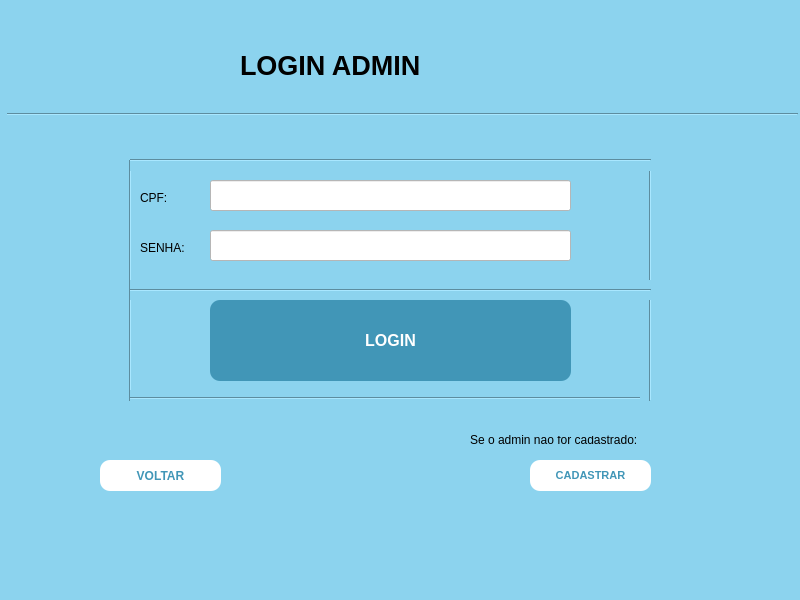
<?xml version="1.0" encoding="UTF-8"?>
<ui version="4.0">
 <class>MainWindow</class>
 <widget class="QMainWindow" name="MainWindow">
  <property name="geometry">
   <rect>
    <x>0</x>
    <y>0</y>
    <width>800</width>
    <height>600</height>
   </rect>
  </property>
  <property name="font">
   <font>
    <pointsize>10</pointsize>
    <weight>50</weight>
    <bold>false</bold>
   </font>
  </property>
  <property name="windowTitle">
   <string>MainWindow</string>
  </property>
  <property name="styleSheet">
   <string notr="true">background-color: rgb(140, 211, 238);  /* Cor de fundo */</string>
  </property>
  <property name="animated">
   <bool>true</bool>
  </property>
  <widget class="QWidget" name="centralwidget">
   <widget class="QLabel" name="label">
    <property name="geometry">
     <rect>
      <x>240</x>
      <y>40</y>
      <width>301</width>
      <height>51</height>
     </rect>
    </property>
    <property name="font">
     <font>
      <pointsize>20</pointsize>
      <weight>75</weight>
      <bold>true</bold>
     </font>
    </property>
    <property name="frameShape">
     <enum>QFrame::NoFrame</enum>
    </property>
    <property name="text">
     <string>LOGIN ADMIN</string>
    </property>
    <property name="textFormat">
     <enum>Qt::AutoText</enum>
    </property>
    <property name="alignment">
     <set>Qt::AlignLeading|Qt::AlignLeft|Qt::AlignVCenter</set>
    </property>
   </widget>
   <widget class="Line" name="line">
    <property name="geometry">
     <rect>
      <x>7</x>
      <y>99</y>
      <width>791</width>
      <height>31</height>
     </rect>
    </property>
    <property name="orientation">
     <enum>Qt::Horizontal</enum>
    </property>
   </widget>
   <widget class="QLineEdit" name="lineEdit">
    <property name="geometry">
     <rect>
      <x>210</x>
      <y>180</y>
      <width>361</width>
      <height>31</height>
     </rect>
    </property>
    <property name="styleSheet">
     <string notr="true">background-color: white;  /* Cor de fundo */</string>
    </property>
   </widget>
   <widget class="QLabel" name="label_2">
    <property name="geometry">
     <rect>
      <x>140</x>
      <y>190</y>
      <width>41</width>
      <height>16</height>
     </rect>
    </property>
    <property name="text">
     <string>CPF:</string>
    </property>
   </widget>
   <widget class="QLabel" name="label_3">
    <property name="geometry">
     <rect>
      <x>140</x>
      <y>240</y>
      <width>61</width>
      <height>16</height>
     </rect>
    </property>
    <property name="text">
     <string>SENHA:</string>
    </property>
   </widget>
   <widget class="QLineEdit" name="lineEdit_2">
    <property name="geometry">
     <rect>
      <x>210</x>
      <y>230</y>
      <width>361</width>
      <height>31</height>
     </rect>
    </property>
    <property name="styleSheet">
     <string notr="true">background-color: white;  /* Cor de fundo */</string>
    </property>
   </widget>
   <widget class="QPushButton" name="pushButton">
    <property name="geometry">
     <rect>
      <x>210</x>
      <y>300</y>
      <width>361</width>
      <height>81</height>
     </rect>
    </property>
    <property name="font">
     <font>
      <pointsize>12</pointsize>
      <weight>75</weight>
      <bold>true</bold>
     </font>
    </property>
    <property name="styleSheet">
     <string notr="true">QPushButton {
            background-color: rgb(65, 150, 183);  /* Cor de fundo */
            color: white;  /* Cor do texto */
            border-radius: 10px;  /* Raio dos cantos */
            padding: 10px 20px;  /* Preenchimento interno */
        }
        
        QPushButton:hover {
			color: rgb(8, 113, 155);
            background-color: white;  /* Cor de fundo ao passar o mouse */
        }</string>
    </property>
    <property name="text">
     <string>LOGIN</string>
    </property>
   </widget>
   <widget class="Line" name="line_2">
    <property name="geometry">
     <rect>
      <x>120</x>
      <y>160</y>
      <width>20</width>
      <height>241</height>
     </rect>
    </property>
    <property name="orientation">
     <enum>Qt::Vertical</enum>
    </property>
   </widget>
   <widget class="Line" name="line_3">
    <property name="geometry">
     <rect>
      <x>130</x>
      <y>390</y>
      <width>521</width>
      <height>16</height>
     </rect>
    </property>
    <property name="orientation">
     <enum>Qt::Horizontal</enum>
    </property>
   </widget>
   <widget class="Line" name="line_4">
    <property name="geometry">
     <rect>
      <x>640</x>
      <y>160</y>
      <width>20</width>
      <height>241</height>
     </rect>
    </property>
    <property name="orientation">
     <enum>Qt::Vertical</enum>
    </property>
   </widget>
   <widget class="QLabel" name="label_4">
    <property name="geometry">
     <rect>
      <x>470</x>
      <y>430</y>
      <width>301</width>
      <height>20</height>
     </rect>
    </property>
    <property name="text">
     <string>Se o admin não for cadastrado:</string>
    </property>
   </widget>
   <widget class="QLabel" name="label_5">
    <property name="geometry">
     <rect>
      <x>540</x>
      <y>420</y>
      <width>55</width>
      <height>16</height>
     </rect>
    </property>
    <property name="text">
     <string/>
    </property>
   </widget>
   <widget class="QPushButton" name="pushButton_2">
    <property name="geometry">
     <rect>
      <x>530</x>
      <y>460</y>
      <width>121</width>
      <height>31</height>
     </rect>
    </property>
    <property name="font">
     <font>
      <pointsize>8</pointsize>
      <weight>75</weight>
      <bold>true</bold>
     </font>
    </property>
    <property name="styleSheet">
     <string notr="true">QPushButton {
            background-color: white;  /* Cor de fundo */
            color: rgb(65, 150, 183);  /* Cor do texto */
            border-radius: 10px;  /* Raio dos cantos */
            padding: 10px 20px;  /* Preenchimento interno */
        }
        
        QPushButton:hover {
			color: white;
            background-color: rgb(8, 113, 155);  /* Cor de fundo ao passar o mouse */
        }</string>
    </property>
    <property name="text">
     <string>CADASTRAR</string>
    </property>
   </widget>
   <widget class="QPushButton" name="pushButton_3">
    <property name="geometry">
     <rect>
      <x>100</x>
      <y>460</y>
      <width>121</width>
      <height>31</height>
     </rect>
    </property>
    <property name="font">
     <font>
      <weight>75</weight>
      <bold>true</bold>
     </font>
    </property>
    <property name="styleSheet">
     <string notr="true">QPushButton {
            background-color: white;  /* Cor de fundo */
            color: rgb(65, 150, 183);  /* Cor do texto */
            border-radius: 10px;  /* Raio dos cantos */
            padding: 10px 20px;  /* Preenchimento interno */
        }
        
        QPushButton:hover {
			color: white;
            background-color: rgb(8, 113, 155);  /* Cor de fundo ao passar o mouse */
        }</string>
    </property>
    <property name="text">
     <string>VOLTAR</string>
    </property>
   </widget>
   <widget class="Line" name="line_5">
    <property name="geometry">
     <rect>
      <x>130</x>
      <y>280</y>
      <width>521</width>
      <height>20</height>
     </rect>
    </property>
    <property name="orientation">
     <enum>Qt::Horizontal</enum>
    </property>
   </widget>
   <widget class="Line" name="line_6">
    <property name="geometry">
     <rect>
      <x>130</x>
      <y>150</y>
      <width>521</width>
      <height>21</height>
     </rect>
    </property>
    <property name="orientation">
     <enum>Qt::Horizontal</enum>
    </property>
   </widget>
  </widget>
  <widget class="QMenuBar" name="menubar">
   <property name="geometry">
    <rect>
     <x>0</x>
     <y>0</y>
     <width>800</width>
     <height>26</height>
    </rect>
   </property>
  </widget>
  <widget class="QStatusBar" name="statusbar"/>
 </widget>
 <resources/>
 <connections/>
</ui>
